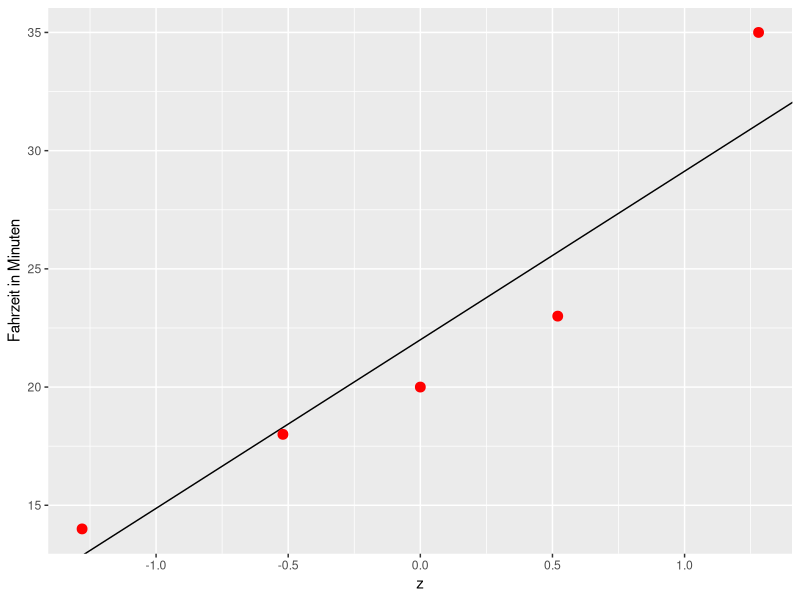

Generate this figure with R:
## ---- chunk 1
#| include: false
library(tidyverse)
## ---- chunk 2
#| echo: false
#| fig-asp: 0.6
d <-tibble(z = c(-1.28, -0.52, 0, 0.52, 1.28), x = c(14, 18, 20, 23, 35))
ggplot(data = d, mapping = aes(x = z, y = x)) +
  geom_abline(intercept = 22, slope = 7.13) +
  geom_point(color = "red", size = 3) +
  labs(x = "z", y = "Fahrzeit in Minuten")
